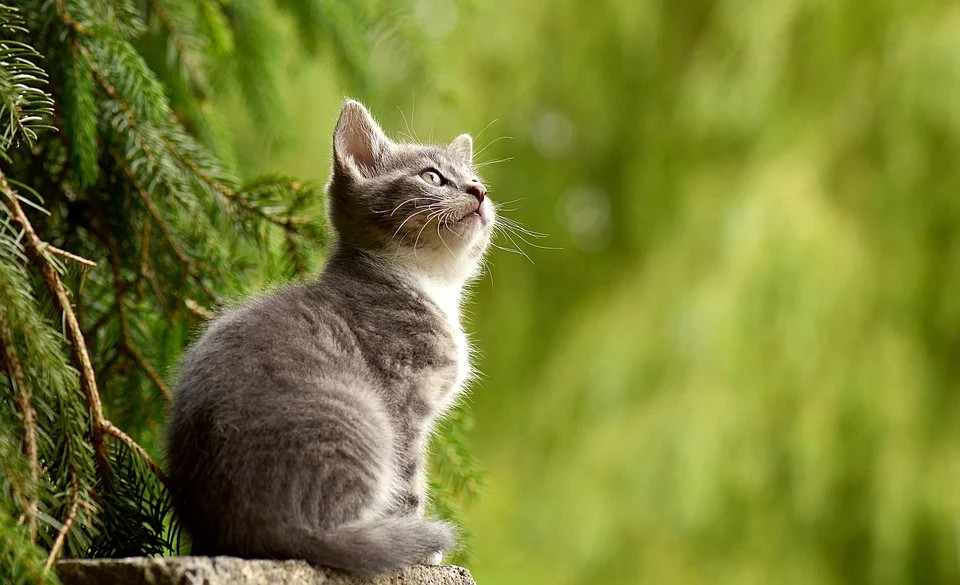
#> input picture DATA/pandas_l/data/cat_1.jpeg, 960 x 585 px
$ jupyter execute --allow-errors lesson_1.ipynb   (shell and % lines are left out)
#> lines starting #> are read from the running program, lines starting #| are printed output that depends on the picture
[cell 1]
import matplotlib.pyplot as plt
import matplotlib
import numpy as np
import pandas as pd
from PIL import Image

[cell 2]
cat_1 = Image.open("data/cat_1.jpeg")
#> cat_1 is the input picture: PIL image 960x585 RGB; mean R, G, B 119.4, 126.2, 50
cat_1_np = np.array(cat_1)
c2 = cat_1.convert("RGB")
c2np = np.array(c2.getdata())
# plt.imshow(cat_1_np)
cat_1_pd = pd.DataFrame(c2np, columns=['R', 'G', 'B'])
#> cat_1_pd = table of 561600 rows and 3 columns

[cell 3]
print(f"{cat_1_pd.shape} - shape")
#| (561600, 3) - shape
print(f"{cat_1_pd.size} - size")
#| 1684800 - size
print(f"{cat_1_pd.dtypes} - dtypes")
#| R    int64
#| G    int64
#| B    int64
#| dtype: object - dtypes
print(f"{len(cat_1_pd)} - len(pd)\n\n")
#| 561600 - len(pd)
print(f"{cat_1_pd.info} - info")
#> (printed output is left out)
print(f"{np.sort(cat_1_pd[:100]['R'].unique(), kind='mergesort')} - unique")
#| [  4   9  11  17  19  22  24  25  27  28  29  31  32  34  35  36  37  38
#|   39  40  44  46  48  50  51  53  54  55  57  61  62  63  71  72  73  77
#|   78  81  83  84  88  89  90  91  92  93  95  96  99 101 103 105 106 107
#|  108 109 113 116 117 119 120 122 123 126] - unique

[cell 4]
cat_1_pd.head(-1)
#> Out = table of 561599 rows and 3 columns

[cell 5]
cat_1_pd.tail(-1)
#> Out = table of 561599 rows and 3 columns

[cell 6]
cat_1_pd.describe()
#> Out = table of 8 rows and 3 columns

[cell 7]
cat_1_pd['R'].value_counts()

[cell 8]
cat_1_pd[:100].plot()
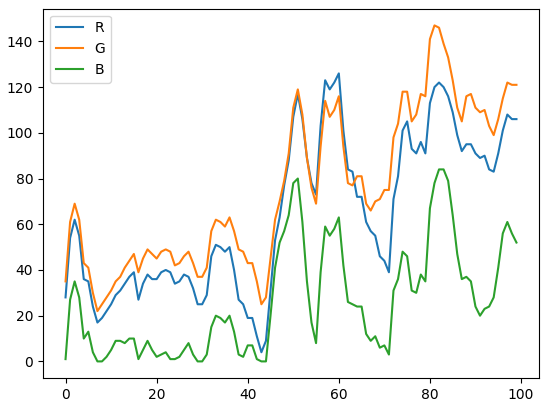
#> figure drawn by matplotlib, 1 panel; curve peaks at x = 60, y = 126; curve peaks at x = 81, y = 147; curve peaks at x = 82, y = 84

[cell 9]
cat_1_pd.loc[12:23]
#> Out = table of 12 rows and 3 columns

[cell 10]
def np_sorted(a, col='R', shape=(1,1,3)):
    tmp = np.array(a.sort_values(col), dtype='uint8')
    return tmp.reshape(shape)

[cell 11]
cat2 = cat_1_pd.sort_values('R')
#> cat2 = table of 561600 rows and 3 columns
np2 = np.array(cat2, dtype='uint8')
shape = cat_1_np.shape
#> shape = (585, 960, 3)
np2_n = np2.reshape(shape[0], shape[1], shape[2])
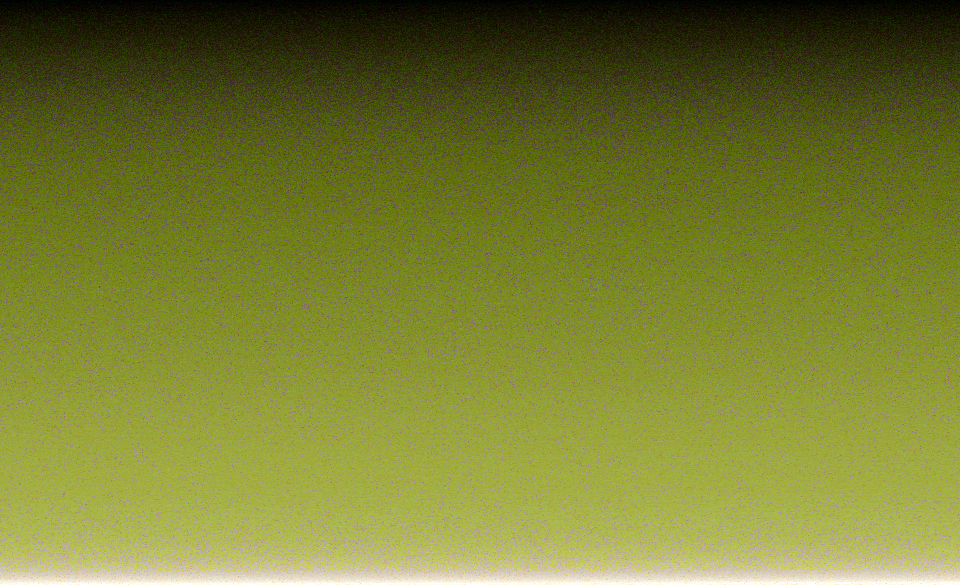
#> np2_n: shape (585, 960, 3); mean of channels 0, 1, 2 119.4, 126.2, 50; drawn as R, G, B
fig, axis = plt.subplots(3, figsize=(13,13))
cat2_r = np_sorted(cat_1_pd, 'R', cat_1_np.shape)
cat2_g = np_sorted(cat_1_pd, 'G', cat_1_np.shape)
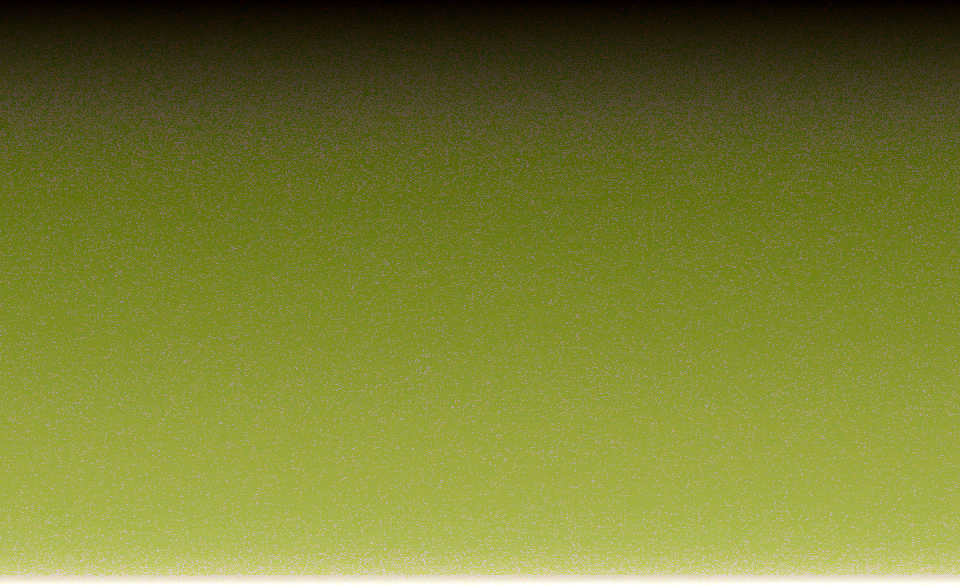
#> cat2_g: shape (585, 960, 3); mean R, G, B 119.4, 126.2, 50
cat2_b = np_sorted(cat_1_pd, 'B', cat_1_np.shape)
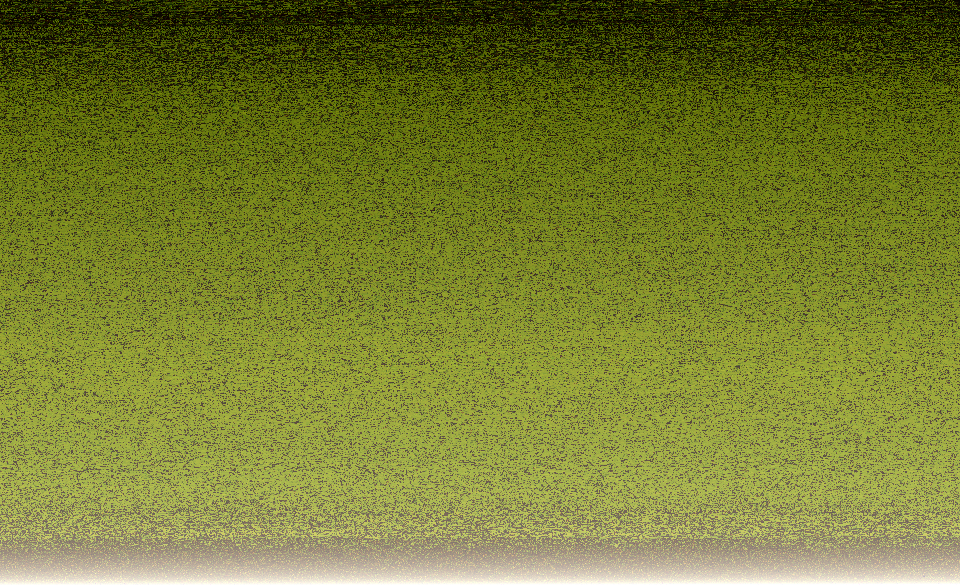
#> cat2_b: shape (585, 960, 3); mean R, G, B 119.4, 126.2, 50
axis[0].imshow(cat2_r)
axis[1].imshow(cat2_g)
axis[2].imshow(cat2_b)

for i, c in enumerate("RGB"):
    axis[i].set_title(c)


# plt.imshow(cat_1_np)

[cell 12]
plt.imshow(cat_1_np)

[cell 13]
fig, axis = plt.subplots(nrows=3, figsize=(13,13))
for i,c in enumerate("RGB"):
    axis[i].set_title(c)
cat3_r = cat_1_np[:,:,0]
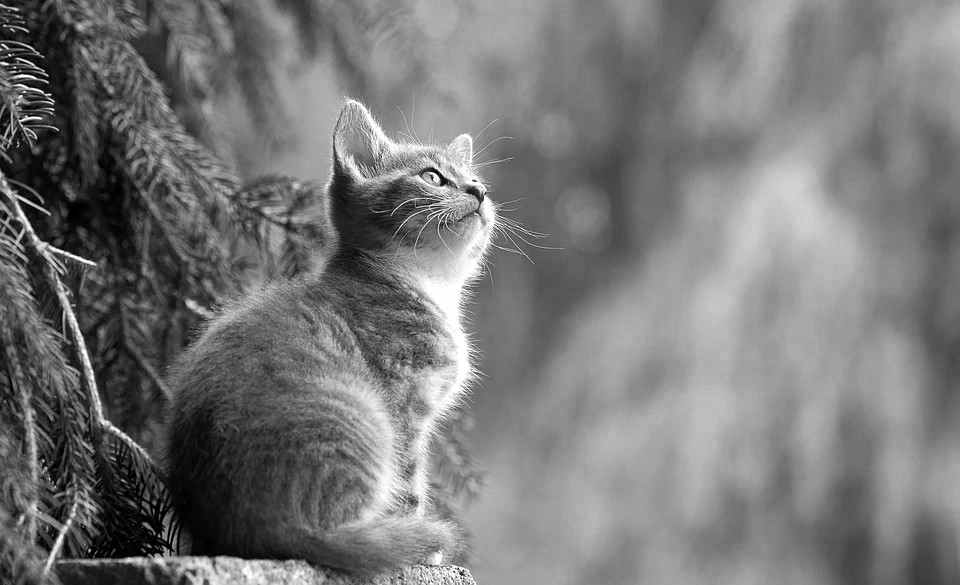
#> cat3_r: shape (585, 960); min 0, max 255, mean 119.4
cat3_g = cat_1_np[:,:,1]
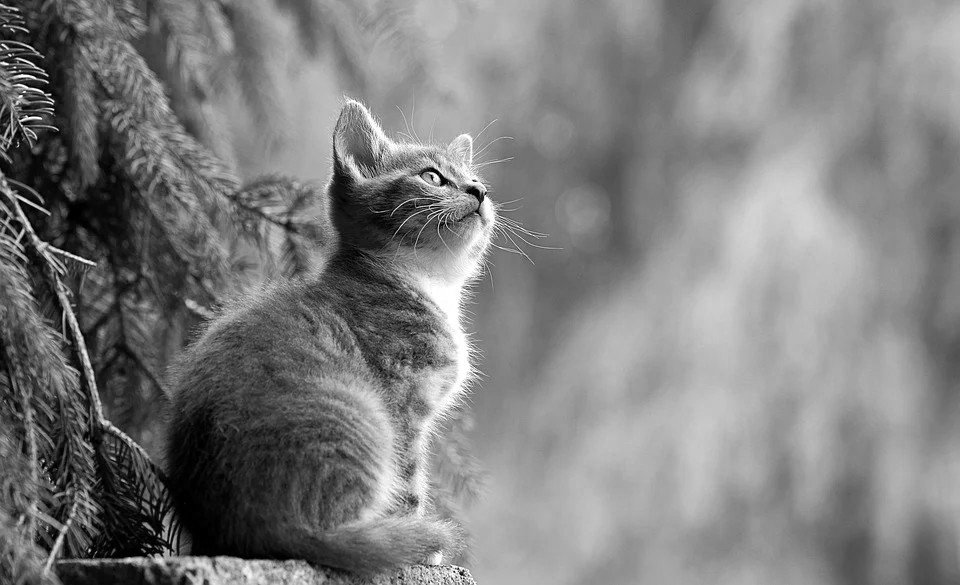
#> cat3_g: shape (585, 960); min 0, max 255, mean 126.2
cat3_b = cat_1_np[:,:,2]
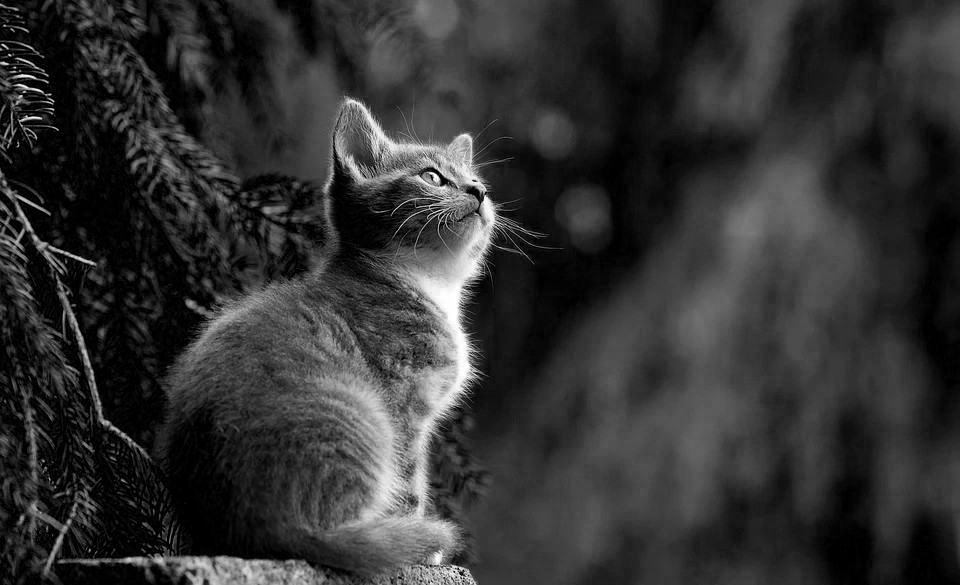
#> cat3_b: shape (585, 960); min 0, max 255, mean 50

cmap = 'Purples'
#> (the rest of this cell did not finish here and is left out)
